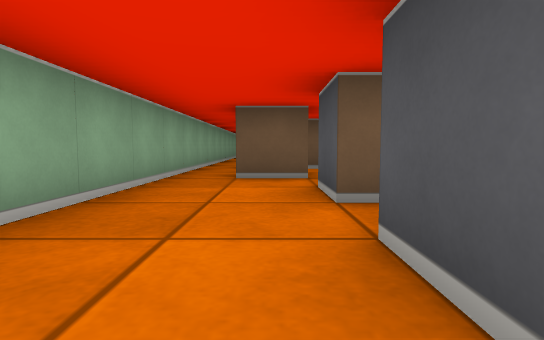
[1] (above)

15 first-person views from a walk through a cub3D maze. The camera is about half as high as the walls, tilts 4° down and sees 80° across. The floor is counted in squares. Each view is taken from the middle of a square. On the plan, view 1 faces up. The plan holds only what a view shows up to about 9 squares ahead; the rest is blank. The place goes on beyond the plan.

[2]
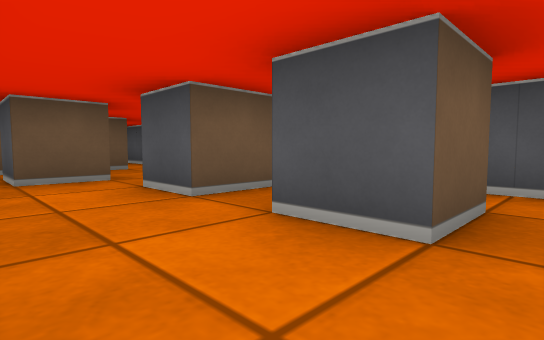

[3]
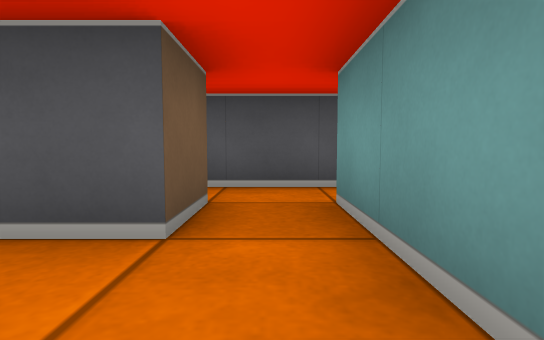

[4]
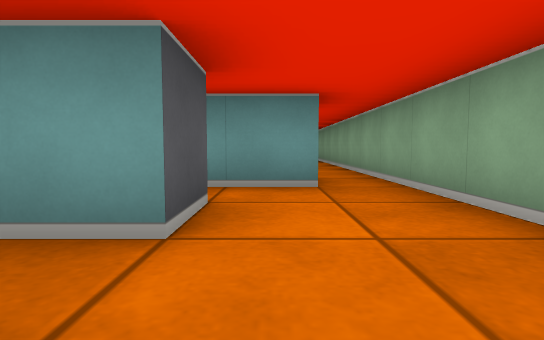

[5]
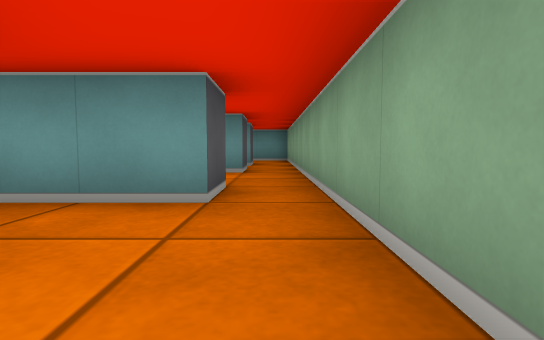

[6]
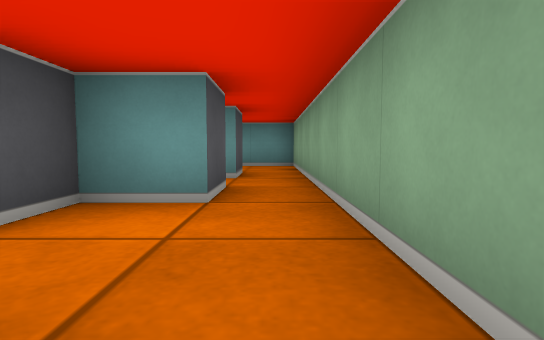

[7]
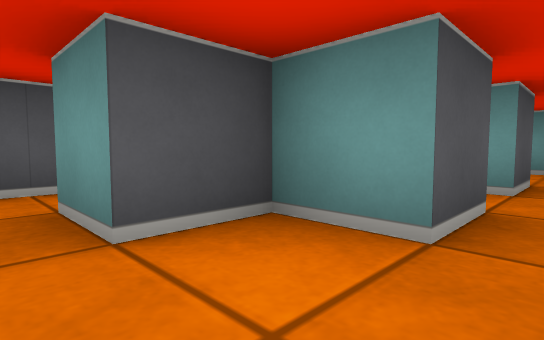

[8]
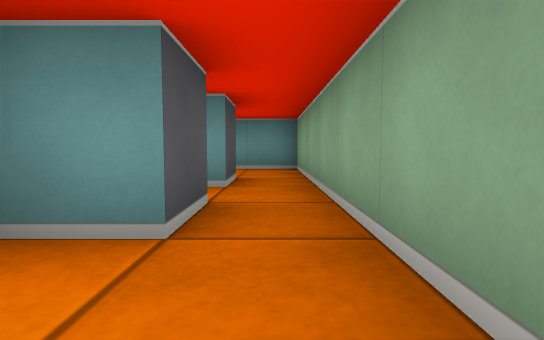

[9]
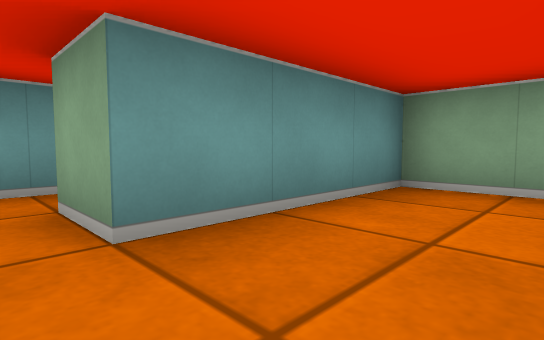

[10]
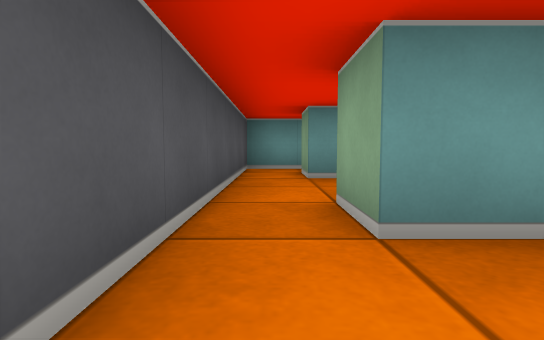

[11]
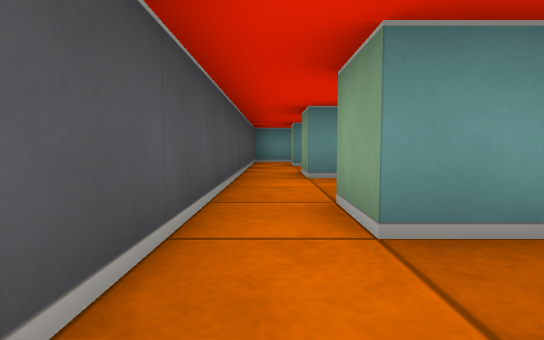

[12]
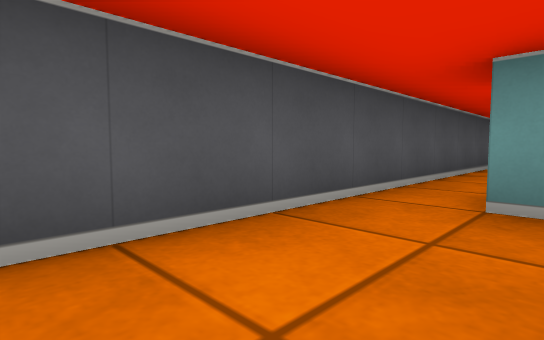

[13]
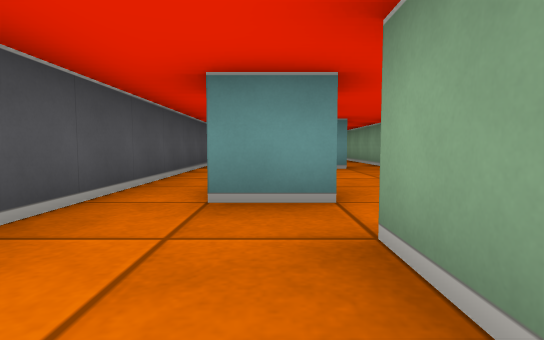

[14]
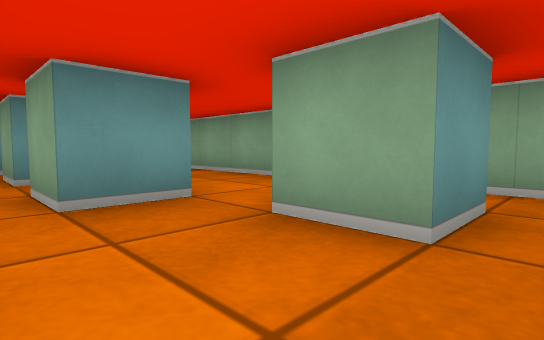

[15]
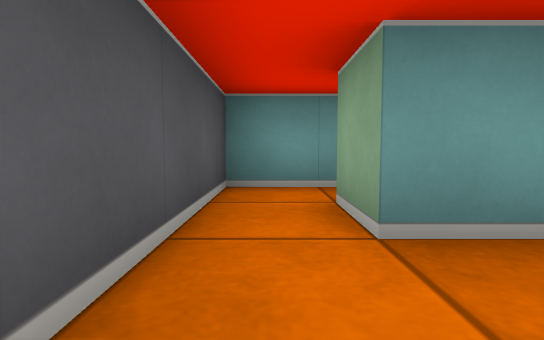

### Floor plan
Points are (right, up) in squares from view 1. A wall is a line through its corners. A room is listed if a view was taken in it or the views show most of it. See-through windows are left out.
Room 1 (views 1, 2, 3, 4, 5, 12, 13, 14)
walls: (0.5, 2.5) (0.5, 3.5) (1.5, 3.5) (1.5, 2.5) (0.5, 2.5); (-0.5, 4.5) (-0.5, 5.5) (0.5, 5.5) (0.5, 4.5) (-0.5, 4.5); (0.5, 1.5) (1.5, 1.5) (1.5, 0.5) (0.5, 0.5) (0.5, 1.5); (-0.5, -0.5) (1.5, -0.5); (-1.5, 6.5) (-1.5, -0.5); (1.6, 6.5) (-0.5, 6.5); (2.5, -0.5) (2.5, 6)
ways out: opening at (-1, -1) to room 2; opening at (2, -1) to room 2; opening at (-1, 7); opening at (2, 7)
Room 2 (views 6, 7, 8, 10, 11)
walls: (-0.5, -1.5) (-0.5, -0.5); (-0.5, -4.6) (-0.5, -3.5) (0.5, -3.5) (0.5, -2.5) (1.5, -2.5) (1.5, -3.5); (-0.5, -5.5) (1.5, -5.5); (-1.5, -0.5) (-1.5, -5.5); (2.5, -4.5) (2.5, -0.5)
ways out: opening at (-1, -1) to room 1; opening at (2, -1) to room 1; opening at (-1, -6) to room 4; opening at (0.5, -5) to room 5; opening at (2, -3.5) to room 5
Room 3 (views 9, 15)
walls: (1.5, -5.5) (1.5, -6.5); (2.5, -8.5) (2.5, -5.5)
ways out: opening at (0.5, -7.5) to room 4; opening at (2, -6) to room 5; opening at (2, -9)
Room 4 (no view inside)
walls: (-0.5, -6.6) (-0.5, -5.5); (-1.5, -5.5) (-1.5, -8.5) (1.5, -8.5)
ways out: opening at (-1, -6) to room 2; opening at (0.5, -7.5) to room 3
Room 5 (no view inside)
walls: (2.5, -5.5) (2.5, -4.5)
ways out: opening at (0.5, -5) to room 2; opening at (2, -3.5) to room 2; opening at (2, -6) to room 3

Where each view was taken, in squares from view 1:
view 1: 0 up, 0 right, facing up
view 2: 0 up, 1 left, facing up-right
view 3: 0 up, 1 left, facing right
view 4: 3 up, 0 right, facing down
view 5: 2 up, 1 left, facing down
view 6: 1 down, 1 left, facing down
view 7: 2 down, 1 left, facing down-right
view 8: 2 down, 1 left, facing down
view 9: 7 down, 2 right, facing down-left
view 10: 4 down, 2 right, facing down
view 11: 1 down, 2 right, facing down
view 12: 6 up, 1 right, facing down-right
view 13: 6 up, 1 right, facing down
view 14: 6 up, 2 right, facing down-left
view 15: 7 down, 2 right, facing down
